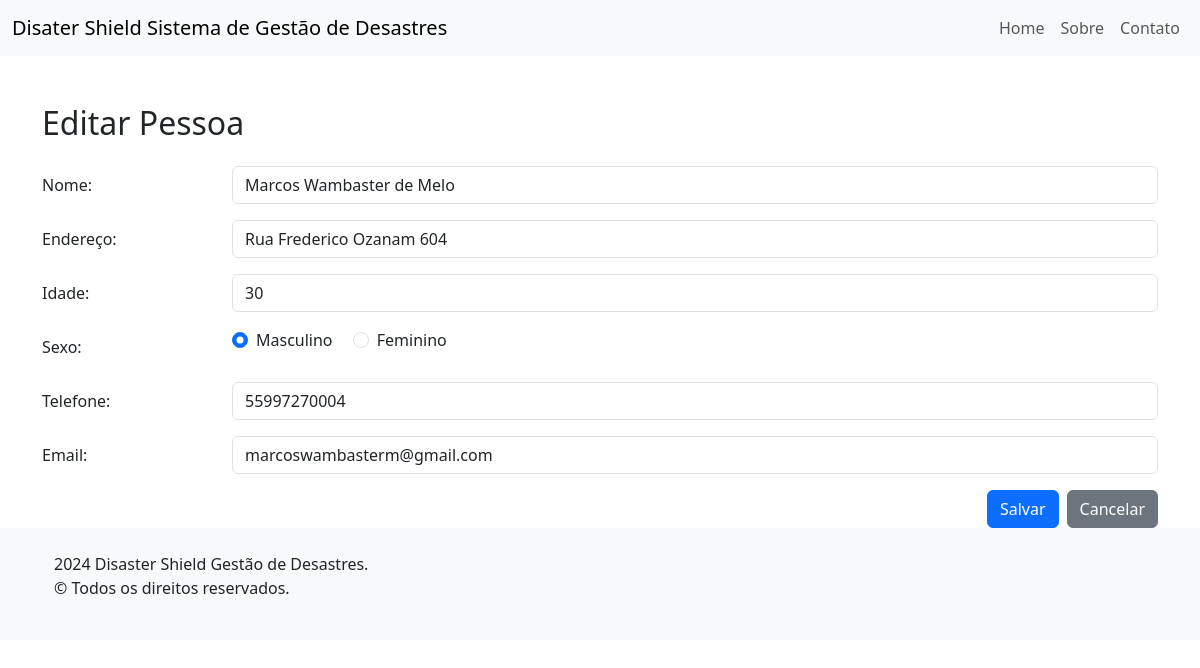
Page /vitimas/editar-pessoa/14/ on the committed database.
### vitimas/models.py (models this page shows, shortened)
class Vitima(models.Model):
    nome = models.CharField(max_length=100)
    endereco = models.CharField(max_length=255)
    idade = models.IntegerField()
    class Meta:
        abstract = True

class Pessoa(Vitima):
    sexo = models.CharField(max_length=10)
    telefone = models.CharField(max_length=15)
    email = models.EmailField()

### vitimas/views.py (the view)
# urls.py: path('editar-pessoa/<int:pk>/', views.editar_pessoa, name='editar_pessoa'),
def editar_pessoa(request, pk):
    pessoa = get_object_or_404(Pessoa, pk=pk)
    if request.method == 'POST':
        form = PessoaForm(request.POST, instance=pessoa)
        if form.is_valid():
            form.save()
            return redirect('lista_vitimas')
    else:
        form = PessoaForm(instance=pessoa)
    return render(request, './form_pessoa.html', {'form': form})

### vitimas/forms.py
class PessoaForm(forms.ModelForm):
    class Meta:
        model = Pessoa
        fields = ['nome', 'endereco', 'idade', 'sexo', 'telefone', 'email']

### vitimas/templates/form_pessoa.html (shortened to what this page needs)
{% extends "base.html" %}
{% block content %}
<div class="container mt-5">
    <h2 class="mb-4">{% if form.instance.pk %}Editar Pessoa{% else %}Adicionar Pessoa{% endif %}</h2>
    <form method="post" action="{% if form.instance.pk %}{% url 'editar_pessoa' form.instance.pk %}{% else %}{% url 'criar_pessoa' %}{% endif %}">
        <div class="mb-3 row">
            <label for="nome" class="col-sm-2 col-form-label">Nome:</label>
            <div class="col-sm-10">
                <input type="text" class="form-control" id="nome" name="nome" value="{{ form.instance.nome }}" required>
            </div>
        </div>
        <div class="mb-3 row">
            <label for="endereco" class="col-sm-2 col-form-label">Endereço:</label>
            <div class="col-sm-10">
                <input type="text" class="form-control" id="endereco" name="endereco" value="{{ form.instance.endereco }}" required>
            </div>
        </div>
        <div class="mb-3 row">
            <label for="idade" class="col-sm-2 col-form-label">Idade:</label>
            <div class="col-sm-10">
                <input type="number" class="form-control" id="idade" name="idade" value="{{ form.instance.idade }}" required>
            </div>
        </div>
        <div class="mb-3 row">
            <label class="col-sm-2 col-form-label">Sexo:</label>
            <div class="col-sm-10">
                <div class="form-check form-check-inline">
                    <input class="form-check-input" type="radio" name="sexo" id="sexo_m" value="Masculino" required {% if form.instance.sexo == 'Masculino' %}checked{% endif %}>
                    <label class="form-check-label" for="sexo_m">Masculino</label>
                </div>
                <div class="form-check form-check-inline">
                    <input class="form-check-input" type="radio" name="sexo" id="sexo_f" value="Feminino" required {% if form.instance.sexo == 'Feminino' %}checked{% endif %}>
                    <label class="form-check-label" for="sexo_f">Feminino</label>
                </div>
            </div>
        </div>
        <div class="mb-3 row">
            <label for="telefone" class="col-sm-2 col-form-label">Telefone:</label>
            <div class="col-sm-10">
                <input type="tel" class="form-control" id="telefone" name="telefone" value="{{ form.instance.telefone }}" required>
            </div>
        </div>
        <div class="mb-3 row">
            <label for="email" class="col-sm-2 col-form-label">Email:</label>
            <div class="col-sm-10">
                <input type="email" class="form-control" id="email" name="email" value="{{ form.instance.email }}" required>
            </div>
        </div>
        <div class="d-flex justify-content-end">
            <button type="submit" class="btn btn-primary me-2">Salvar</button>
            <a href="{% url 'lista_vitimas' %}" class="btn btn-secondary">Cancelar</a>
        </div>
    </form>
</div>
{% endblock %}

### rows in the picture
Pessoa: nome "Marcos Wambaster de Melo", endereco "Rua Frederico Ozanam 604", idade "30", sexo "☑ Masculino", sexo "☐ Feminino", telefone "55997270004", email "marcoswambasterm@gmail.com"
